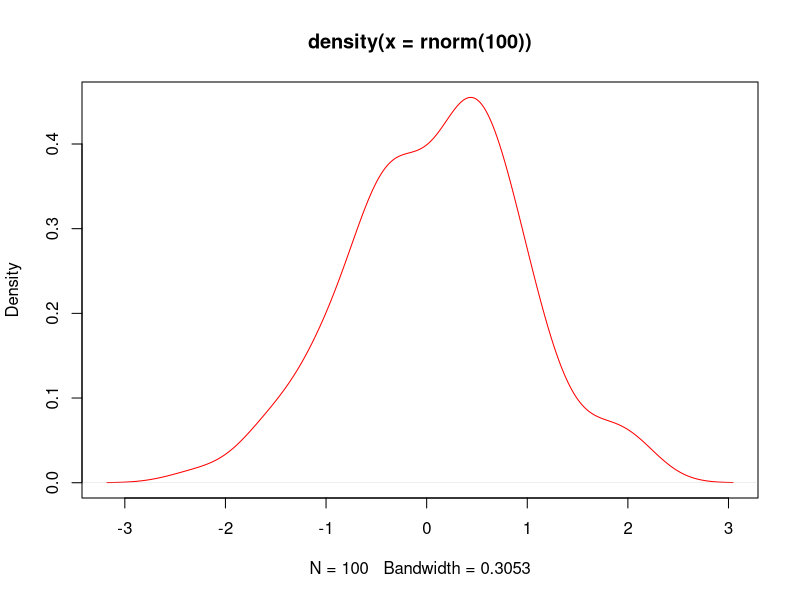
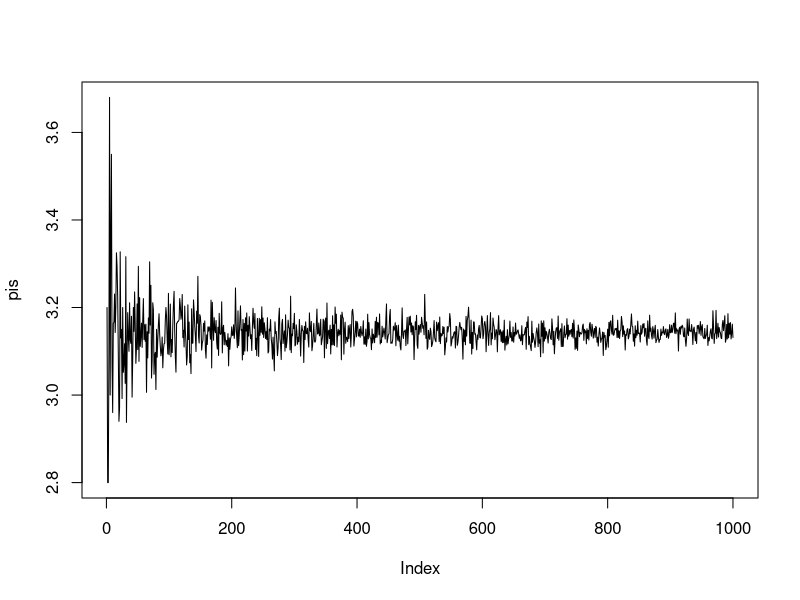
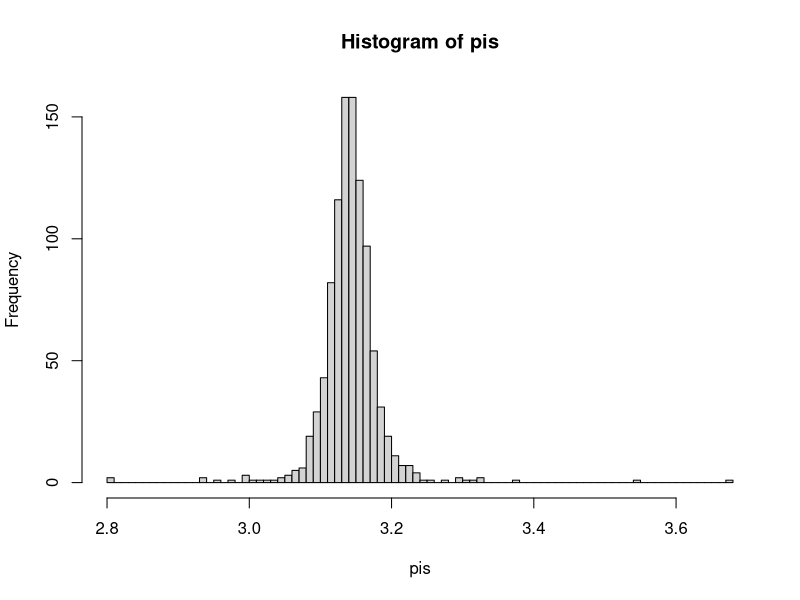
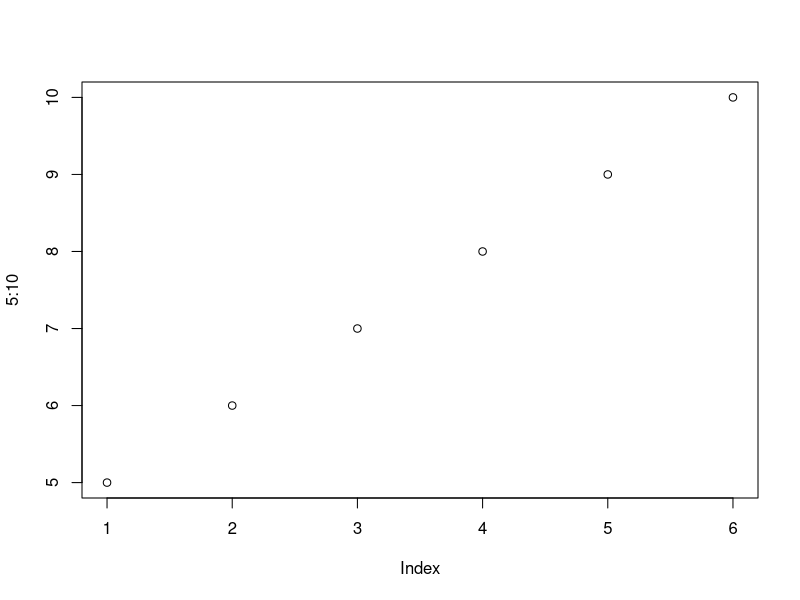
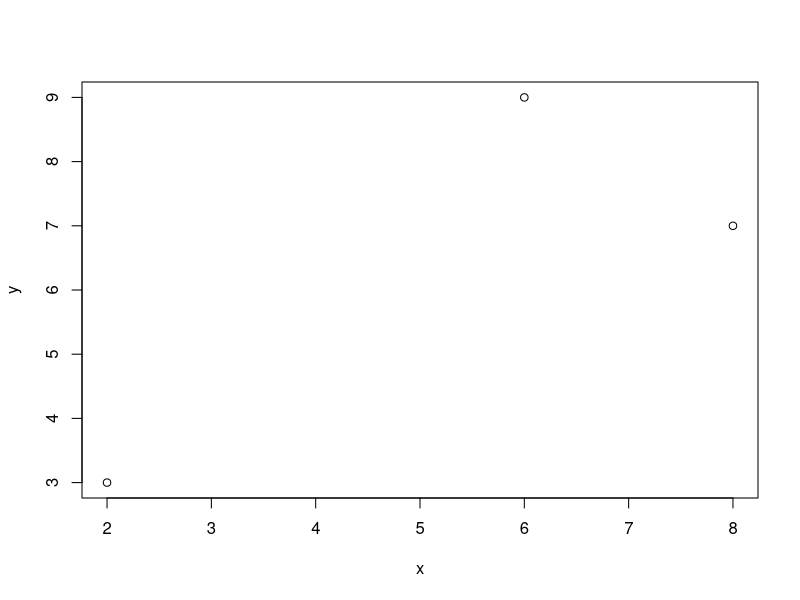
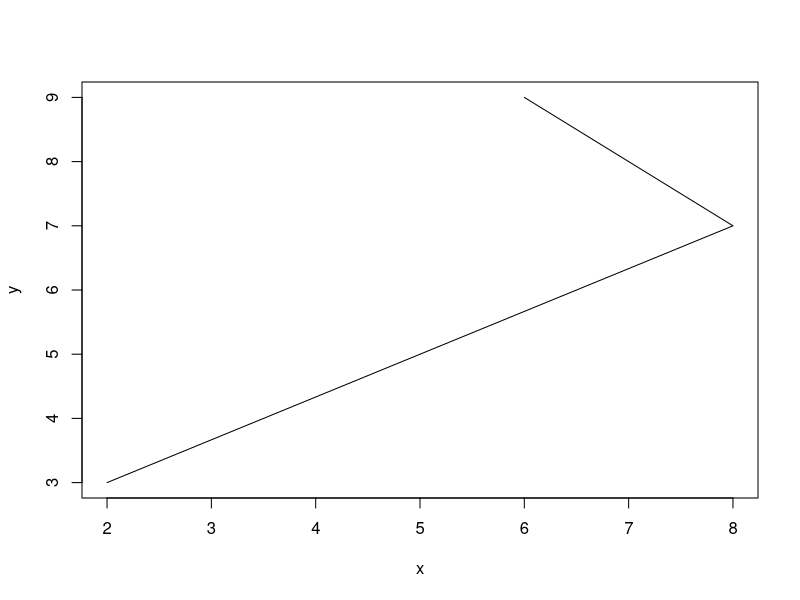
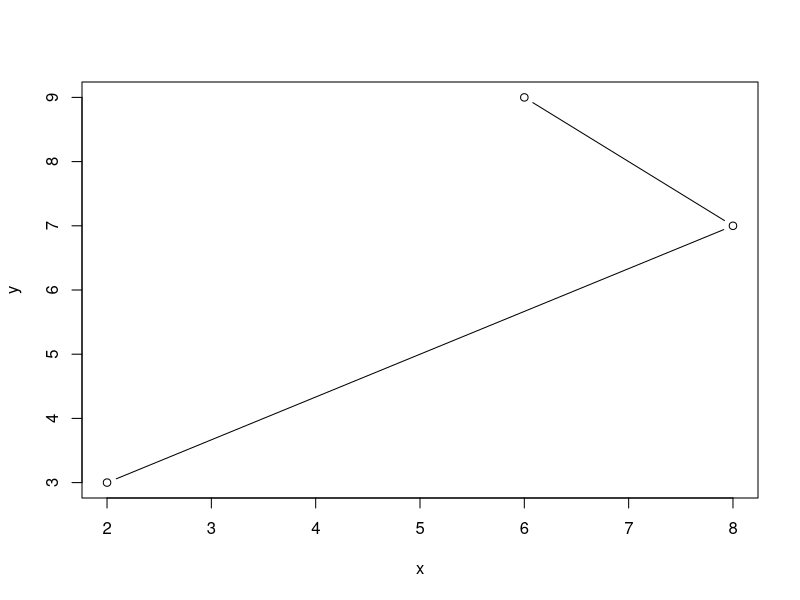
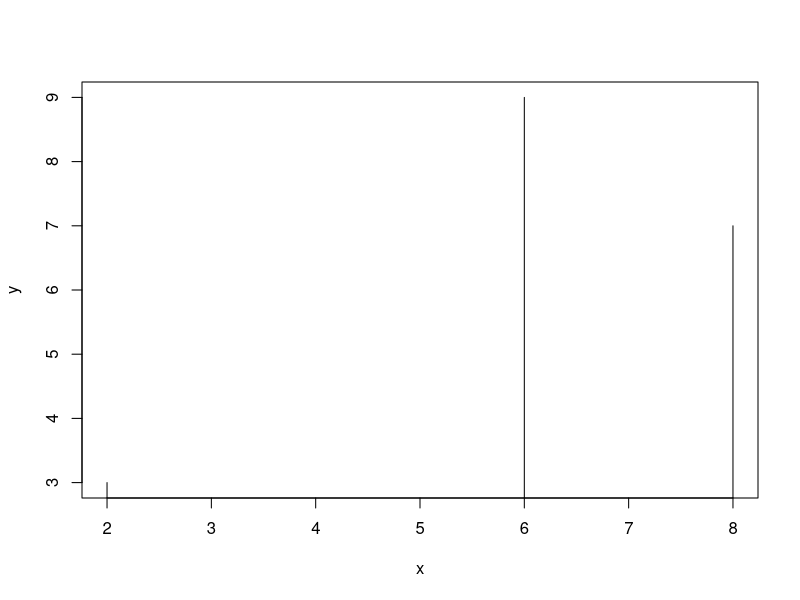

Here is the R script that generated these plots, in order:
## ---- chunk 1
plot(density(rnorm(100)),col="red")
## ---- chunk 2
x=5
x<-5
assign("x",5)
x
## ---- chunk 3
x<-c(1,3,6,7);
## ---- chunk 4
char<-c("8","edge","turn8k");
logic<-c(TRUE,FALSE,TRUE,FALSE)
## ---- chunk 5
dynam<-c(8,"dds", TRUE)
dynam<-c(1,0,1,1,TRUE)
dynam
## ---- chunk 6
log(x,10)
## ---- chunk 7
log(base=10,x)
## ---- chunk 8
x=10
x<5
## ---- chunk 9
x>5
## ---- chunk 10
x==10
## ---- chunk 11
x^10
## ---- chunk 12
x=10/(5-5)
x
## ---- chunk 13
x<-c(2,4,5,3,-4,0)
x*5
## ---- chunk 14
y<-c(5,3)
x*y
## ---- chunk 15
z<-c(1,2,3,4)
x*z
## ---- chunk 16
length(x)
## ---- chunk 17
x<-c(3,4,6,-7,8)
mean = sum(x)/ length(x)
mean
## ---- chunk 18
x=2:10
y=5:1
z=-5:10
w=-5:-10
x
## ---- chunk 19
y
## ---- chunk 20
z
## ---- chunk 21
w
## ---- chunk 22
z=seq(2,5,.5)
x=seq(3,9.1,.1)
y=seq(9,3,-.2)
length(x)
## ---- chunk 23
length(y)
## ---- chunk 24
x*y
## ---- chunk 25
x=c("A","B","C")
rep(x,4)
## ---- chunk 26
x<-1:10
y<-x<=-5
mode(x)
## ---- chunk 27
mode(y)
## ---- chunk 28
mode(mode(x))
## ---- chunk 29
x=1:20
x[2]
## ---- chunk 30
x[0]
## ---- chunk 31
x[5:9]
## ---- chunk 32
x[c(3,7,8,9,20)]
## ---- chunk 33
x[-19]
## ---- chunk 34
x[-(1:6)]
## ---- chunk 35
x[x>10]
## ---- chunk 36
x[TRUE]
## ---- chunk 37
y=c(TRUE,FALSE)
x[y]
## ---- chunk 38
vector<-c()
v2<-c(TRUE,FALSE,TRUE,TRUE,FALSE,TRUE)
vector=c(v2,vector);
vector=c(F,vector);
x=1:3
x=c(5,x)
x
## ---- chunk 39
x=1:5
names(x)
## ---- chunk 40
names(x)<-c("Первый","Второй","Третий","Четвертый","Первый")
names(x)
## ---- chunk 41
x["Первый"]
## ---- chunk 42
log(3) == log(3, base=exp(1))
## ---- chunk 43
x=seq(5,100,.1)
x[length(x)]
## ---- chunk 44
x<-c(-10,2,78,34,-98,23,0,-8)
order(x)
## ---- chunk 45
sort(x)
## ---- chunk 46
sort(x) == x[order(x)]
## ---- chunk 47
a<-seq(-8,10,.5)
a
## ---- chunk 48
x=a[length(a):1]
x
## ---- chunk 49
y=c(a[1:round(length(a)/2)],99,a[(round(length(a)/2)+1):length(a)])
## ---- chunk 50
x=0:3
y=acos(cos(x))
x==y
## ---- chunk 51
x=c(sin(10),log(5,8),log(3,exp(1)),log(38.6,10),cos(pi+1), exp(1)^(cos(0)),atan(+Inf))
names(x)=c("sin(10)","log(5,8)","ln3","lg(38.6)","cos(pi+1)","e^cos(0)","arctn(+Inf)");
sort(x)
## ---- chunk 52
x=seq(-10,10,.01)
y=x[(x>-10 & x< -3) | (x>0 & x<6 & x!=3)]
## ---- chunk 53
f=c(rep("mouse",3),rep("rat",2),rep("fly",11))
f=rep(c("mouse","rat","fly"),c(3,2,11))
x=factor(f)
summary(x)
## ---- chunk 54
summary(f)
## ---- chunk 55
summary(1:10)
## ---- chunk 56
summary(1:10)[4]
## ---- chunk 57
dna=factor(rep(c("T","G","C","A"),c(16,38,6,10)))
ratio=summary(dna)/sum(summary(dna))
## ---- chunk 58
dna=factor(rep(c("T","G","C","A"),c(16,38,6,10)))
sample(dna)
## ---- chunk 59
dna
## ---- chunk 60
# sample(dna,size=84, replace=FALSE) 
# подобный код выдаст ошибку, т.к. мы просим создать выборку больше исходника
# а вот следующий код будет работать, т.к. replace=TRUE генерирует выборки любого 
# размера исходя из пропопрций элемнтов данной выборки
sample(dna,size=84, replace=TRUE)
## ---- chunk 61
sampledna=sample(c("A","T","G","C"), size=10000,replace=TRUE)
ratio=summary(factor(sampledna))/length(sampledna)
ratio2=summary(factor(dna))/length(dna)
ratio
## ---- chunk 62
ratio2
## ---- chunk 63
x=1:10
y=6:14
union(x,y)
## ---- chunk 64
intersect(x,y)
## ---- chunk 65
setdiff(x,y)
## ---- chunk 66
setdiff(y,x)
## ---- chunk 67
rm(list=ls())
## ---- chunk 68
cumsum(1:10)
## ---- chunk 69
dna2=sample(c("A","T","G","G","G","C"), size=3826513,replace=TRUE)
ratio=summary(factor(dna2))/length(dna2)
ratio
## ---- chunk 70
dna2=sample(c("A","T","G","C"), size=3826513,prob=c(.5/3,.5/3,.5,.5/3),replace=TRUE)
ratio=summary(factor(dna2))/length(dna2)
ratio
## ---- chunk 71
iris[iris$Species==c("setosa","virginica"),]
## ---- chunk 72
iris[iris$Species=="setosa" | iris$Species=="virginica",c("Petal.Length","Species")]
## ---- chunk 73
summary(factor(iris[(iris$Petal.Length>2 & iris$Petal.Length<6),"Species" ]))
## ---- chunk 74
my_func = function(p) 
  {
    x=p^2
    y=x^3
    print("result")
    return(c(x,y))
   
  }
my_func(2)
## ---- chunk 75
mathses = function(p,q)
  {
    result = c(p+q,log(p+q,10),exp(p+q))
    names(result) = c("summ", "log","exp")
    return(result)
  }
mathses(2,3)
## ---- chunk 76
mf = function(p)
  {
  
    if (p>0)
      {
        x=log(p)
        return(x)
      }
    else
      {
        return(NULL)      
      }
  }
mf(-1)
## ---- chunk 77
# gamma(x) gives !(x-1), we need to make function which makes true factorial
myfactorial = function(p) 
  {
    if (p>0 & p%%1==0)
      {return(gamma(p+1))}
    else
      {return(NULL)}
  }
  
  myfactorial(5)
## ---- chunk 78
 myfactorial = function(p) 
  {
    if (p>0 & p%%1==0)
      {return(gamma(p+1))}
    else
      {return(NULL)}
  }
  
  mydistribution = function(x,p)
    {
      if ( x>=0 & x%%1==0 & p<=1 & p>0 )
        {
          return(p*(1-p)^x)        
        }
      else
        {
          return(0)
        }
      
    }
mydistribution(3,.4)
## ---- chunk 79
y=c()
for (i in 1:100)
{
  x=i+2
  y=c(y,x)
}
y
## ---- chunk 80
l = list(1:10,-2:10,-9:-3,400:1000, 120:190)
mn=c()
for (i in 1:length(l))
  {
    mn=c(mn,mean(l[[i]]))
  }
mn
## ---- chunk 81
x=runif(100000,-1,1)
y=runif(100000,-1,1)

Pi=0
Nr=0
Ns=0
for (i in 1:100000)
{

if ((x[i]^2+y[i]^2)>1)
  { 
    Ns=Ns+1
  }
  else
  {
    Nr=Nr+1
  }
}
Pi=4*Nr/(Ns+Nr)
Pi
## ---- chunk 82
pis=c()
for (i in seq(10,10000,10))
    { x=runif(i,-1,1)
      y=runif(i,-1,1)
      z=table(x^2+y^2<=1)
      my_p=4*z[2]/i
      pis=c(pis,my_p)
    }
plot(pis,type="l")
## ---- chunk 83
hist(pis,nclas=100)
## ---- chunk 84
mean(pis)
## ---- chunk 85
l=list()
for (i in 1:length(iris[,1]))
  {
   v=c(iris[i,1],sum(iris[,1])-iris[i,1],iris[i,2],sum(iris[,2])-iris[i,2])
   dim(v)=c(2,2)
   l2=list(v)
   l=c(l,l2)
  }
l
## ---- chunk 86
apply(iris[,1:4],2,sum)
## ---- chunk 87
tapply(iris$Sepal.Length, iris$Species, sum)
## ---- chunk 88
x=c(2,8,6)
y=c(3,7,9)
plot(5:10)
## ---- chunk 89
plot(x,y)
## ---- chunk 90
plot(x,y, type="l")
## ---- chunk 91
plot(x,y, type="b")
## ---- chunk 92
plot(x,y,type="h")
## ---- chunk 93
plot(x,y,type="s", col=rgb(.90,.10,.10,.9))
## ---- chunk 94
plot(seq(-10,10,.01),sin(seq(-10,10,.01)), type="h")
## ---- chunk 95
plot(seq(-10,10,.01), sin(seq(-10,10,.01)), col=rgb(.90,.10,.10,.9), type="h", xlim=c(-20,20), ylim=c(-5,5))
## ---- chunk 96
plot(seq(-10,10,.01),sin(seq(-10,10,.01)), col=rgb(.90,.10,.10,.9), type="h", xlim=c(-20,20), ylim=c(-5,5),main="My first cos(x)",xlab="x",ylab="sin(x)")
## ---- chunk 97
plot(seq(-10,10,.01),sin(seq(-10,10,.01)), col=rgb(.90,.10,.10,.9), type="l", xlim=c(-20,20), ylim=c(-5,5),main="My first cos(x)",xlab="x",ylab="sin(x)",lwd=.4)
## ---- chunk 98
plot(seq(-10,10,.01),sin(seq(-10,10,.01)), col=rgb(.90,.10,.10,.9), type="l", xlim=c(-20,20), ylim=c(-5,5),main="My first cos(x)",xlab="x",ylab="sin(x)",lwd=4, lty=4)
## ---- chunk 99
plot(seq(-10,10,.01),sin(seq(-10,10,.01)), col=rgb(.90,.10,.10,.9), type="b", xlim=c(-20,20), ylim=c(-5,5),main="My first cos(x)",xlab="x",ylab="sin(x)",lwd=4, lty=4, pch=4)
## ---- chunk 100
####Линии

plot(seq(-10,10,.01),sin(seq(-10,10,.01)), type="l")
lines(seq(-10,10,.01),rep(c(0),2001), type="l", col="red")
## ---- chunk 101
x=(seq(-10,10,.01))
plot(x, (1-x^2)^.5, type="l",ylim=c(1,-1), xlim=c(-1,1))
lines(x, -((1-x^2)^.5))
lines(rep(c(0),401),seq(-2,2,.01))
lines(seq(-2,2,.01),rep(c(0),401))
## ---- chunk 102
#install.packages("ggplot2")
library(ggplot2)
## ---- chunk 103
str(mtcars)
## ---- chunk 104
ggplot(mtcars, aes(x = cyl, y = mpg)) +
  geom_point()
## ---- chunk 105
ggplot(mtcars, aes(x = factor(cyl), y = mpg)) +
  geom_point()
## ---- chunk 106
ggplot(mtcars, aes(x = wt, y = mpg)) +
  geom_point()
## ---- chunk 107
ggplot(mtcars, aes(x = wt, y = mpg, col = disp)) +
  geom_point()
## ---- chunk 108
ggplot(mtcars, aes(x = wt, y = mpg, size = disp)) +
  geom_point()
## ---- chunk 109
ggplot(diamonds, aes(x = carat, y = price)) + geom_point() + geom_smooth()
## ---- chunk 110
# The plot you created in the previous exercise
ggplot(diamonds, aes(x = carat, y = price)) +
  geom_point() +
  geom_smooth()
## ---- chunk 111
# Copy the above command but show only the smooth line
ggplot(diamonds, aes(x = carat, y = price)) +  geom_smooth()
## ---- chunk 112
# Copy the above command and assign the correct value to col in aes()
ggplot(diamonds, aes(x = carat, y = price, col=clarity)) +
  geom_smooth()
## ---- chunk 113
# Keep the color settings from previous command. Plot only the points with argument alpha.
ggplot(diamonds, aes(x = carat, y = price, col=clarity)) +
  geom_point(alpha = 0.4)
## ---- chunk 114
# Create the object containing the data and aes layers: dia_plot
dia_plot = ggplot(diamonds, aes(x = carat, y = price))

# Add a geom layer with + and geom_point()

dia_plot + geom_point()
## ---- chunk 115
# Add the same geom layer, but with aes() inside

dia_plot + geom_point(aes(col=clarity))
